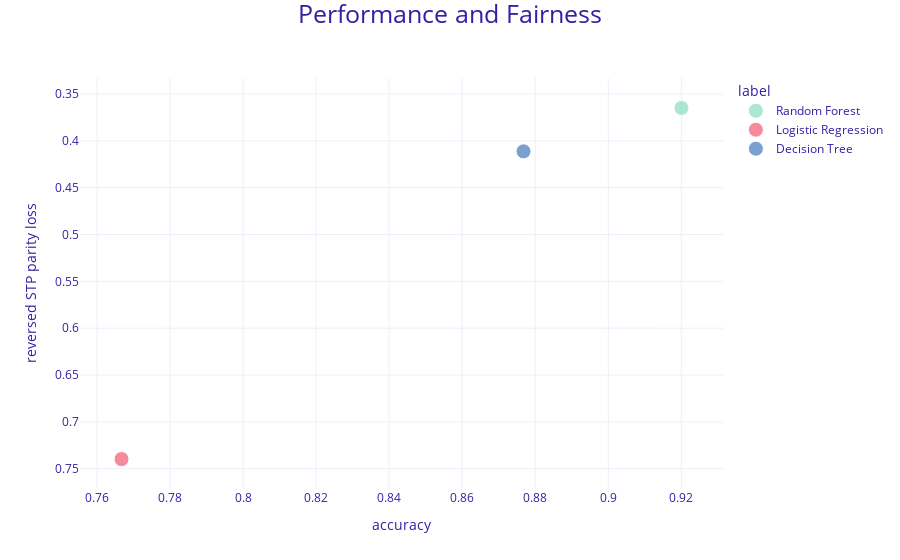

Write notebook code for a chart like this one.
### Markdown cell above
The following plot shows how performance (i.e. accuracy) and fairness (i.e. statistical parity) are related for the three models. The plot suggests that there is a trade-off between fairness and performance.

### Code cell
mf_forest.plot(objects=[mf_logreg, mf_tree],
             type="performance_and_fairness",
             fairness_metric="STP",
             performance_metric="accuracy")

### Figure 1 — Plotly figure (JSON) as saved in the notebook; plotly's stock layout.template omitted (floating-point values rounded to 4 significant figures)
{"data": [{"customdata": [["Random Forest"]], "hovertemplate": "<b>%{customdata[0]}</b><br><br>STP parity loss: %{y:.3f}<br>accuracy score: %{x:.3f}<br><extra></extra>", "legendgroup": "Random Forest", "marker": {"color": "#8bdcbe", "size": [15, 15, 15], "symbol": "circle"}, "mode": "markers", "name": "Random Forest", "orientation": "v", "showlegend": true, "type": "scatter", "x": [0.9201], "xaxis": "x", "y": [0.3648], "yaxis": "y"}, {"customdata": [["Logistic Regression"]], "hovertemplate": "<b>%{customdata[0]}</b><br><br>STP parity loss: %{y:.3f}<br>accuracy score: %{x:.3f}<br><extra></extra>", "legendgroup": "Logistic Regression", "marker": {"color": "#f05a71", "size": [15, 15, 15], "symbol": "circle"}, "mode": "markers", "name": "Logistic Regression", "orientation": "v", "showlegend": true, "type": "scatter", "x": [0.7667], "xaxis": "x", "y": [0.7397], "yaxis": "y"}, {"customdata": [["Decision Tree"]], "hovertemplate": "<b>%{customdata[0]}</b><br><br>STP parity loss: %{y:.3f}<br>accuracy score: %{x:.3f}<br><extra></extra>", "legendgroup": "Decision Tree", "marker": {"color": "#4378bf", "size": [15, 15, 15], "symbol": "circle"}, "mode": "markers", "name": "Decision Tree", "orientation": "v", "showlegend": true, "type": "scatter", "x": [0.8768], "xaxis": "x", "y": [0.4112], "yaxis": "y"}], "layout": {"font": {"color": "#371ea3"}, "legend": {"title": {"text": "label"}, "tracegroupgap": 0}, "margin": {"b": 71, "r": 30, "t": 78}, "title": {"font": {"size": 25}, "text": "Performance and Fairness", "x": 0.5, "y": 0.99}, "xaxis": {"anchor": "y", "domain": [0, 1], "title": {"text": "accuracy"}}, "yaxis": {"anchor": "x", "autorange": "reversed", "domain": [0, 1], "title": {"text": "reversed STP parity loss"}}}}
